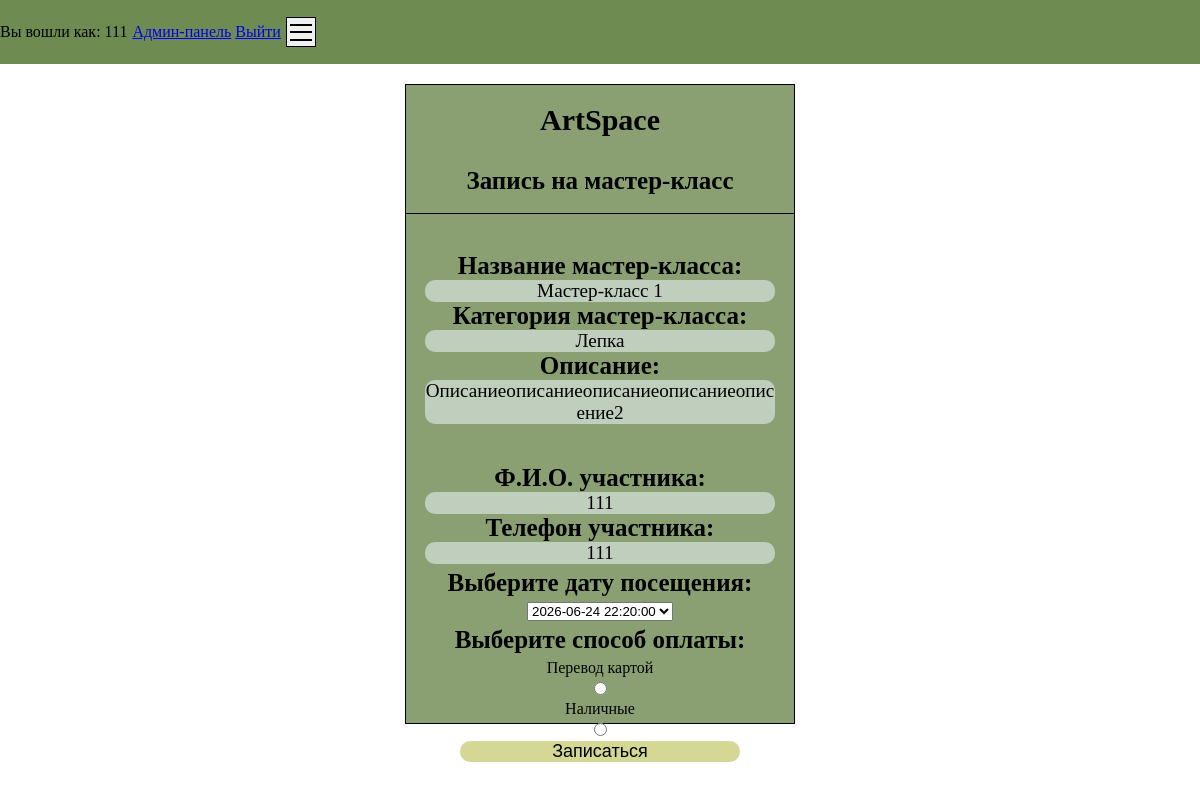
The page /requestPage.php?id=16 (signed in) on the database its author committed.
### tables this page shows
CREATE TABLE `masterclasses` (
  `id` int(11) NOT NULL,
  `title` varchar(255) NOT NULL,
  `description` text NOT NULL,
  `category_id` int(11) NOT NULL,
  `created_at` timestamp NOT NULL DEFAULT current_timestamp()
);

CREATE TABLE `categories` (
  `id` int(11) NOT NULL,
  `categorytitle` varchar(255) NOT NULL,
  `created_at` timestamp NOT NULL DEFAULT current_timestamp()
);

### requestPage.php (the view, shortened to what this page needs)
<?php
require_once 'database/dbconnect.php';
$mClassId = $_GET['id'];
$mClassSql = "SELECT
    m.id,
    m.title,
    m.description,
    c.categorytitle,
    GROUP_CONCAT(d.date SEPARATOR '|') AS all_dates
FROM masterclasses m
JOIN categories c ON m.category_id = c.id
LEFT JOIN dates d ON m.id = d.masterclass_id
WHERE m.id = ?
GROUP BY m.id
";
$mClassStmt = $conn->prepare($mClassSql);
$mClassStmt->execute([$mClassId]);
$mClass = $mClassStmt->fetch(PDO::FETCH_ASSOC);
$dates = explode('|', $mClass['all_dates']);
?>
<!DOCTYPE html>
<html lang="en">
<head>
    <link rel="stylesheet" href="css/requestPage.css">
    <link rel="stylesheet" href="css/burgerMenu.css">
</head>
<body>
    <header>
        <p>Вы вошли как: <?=$_SESSION['user']['userLogin']?></p>
        <div class="headerInfo">
            <?php if ($_SESSION['user']['userRole'] == 'admin'): ?>
                <a href="adminPanel.php">Админ-панель</a>
            <?php endif; ?>
            <a href="php/logOut.php">Выйти</a>
        </div>
    </header>
    <div id="Wrap">
        <div id="title">
            <h1>ArtSpace</h1>
            <h2>Запись на мастер-класс</h2>
        </div>
        <form action="php/addRequest.php?id=<?=$mClassId?>" method="POST" id="form">
            <div class="formInner">
            <div class="mClassInfo">
                <h2>Название мастер-класса:</h2>
                <p><?= $mClass['title']; ?></p>
                <h2>Категория мастер-класса:</h2>
                <p><?= $mClass['categorytitle'] ?></p>
                <h2>Описание:</h2>
                <p><?= $mClass['description']?></p>
            </div>
            <div class="userInfo">
                <h2>Ф.И.О. участника:</h2>
                <p><?= $_SESSION['user']['userFio']?></p>
                <h2>Телефон участника:</h2>
                <p><?= $_SESSION['user']['userPhone']?></p>
            </div>
            <h2>Выберите дату посещения:</h2>
            <div class="dates">
                <select name="votedDate" id="">
                       <?php for ($i=0; $i < count($dates); $i++): ?>
                    <option value="<?=$dates[$i]?>"><?=$dates[$i]?></option>
                <?php endfor;?>
                </select>
            </div>
            <h2>Выберите способ оплаты:</h2>
            <label for="transfer">Перевод картой</label>
            <input type="radio" name="payment" id="transfer" value="transfer" required>
            <label for="cash">Наличные</label>
            <input type="radio" name="payment" id="cash" value="cash" required>
            <input type="submit" value="Записаться">
            </div>
        </form>
    </div>
</body>
</html>

### css/requestPage.css (style rules this page uses)
* { margin: 0; padding: 0; box-sizing: border-box; }
body { display: flex; flex-direction: column; background-color: rgb(255, 255, 255); width: 100vw; height: 100vh; align-items: center; gap: 20px; }
header { width: 100vw; height: 8vh; display: flex; justify-content: flex-start; align-items: center; text-align: center; background-color: rgb(110, 139, 82); gap: 5px; }
#Wrap { max-width: 390px; max-height: 844px; width: 95vw; height: 80vh; display: flex; flex-direction: column; justify-self: center; border: 1px solid; justify-content: center; text-align: center; background-color: rgb(138, 160, 115); }
h1 { font-size: 30px; }
h2 { font-size: 25px; }
#title { display: flex; flex-direction: column; width: 100%; height: 150px; gap: 30px; justify-content: center; align-items: center; }
#form { width: 100%; height: 80%; border-top: 1px solid; justify-self: center; align-self: center; display: flex; flex-direction: column; gap: 5px; transition: border 0.2s linear; padding-top: 10%; }
.mClassInfo { display: flex; flex-direction: column; width: 100%; }
.mClassInfo > p { background-color: rgba(240, 248, 255, 0.534); border-radius: 10px; width: 100%; justify-self: center; font-size: larger; white-space: normal; word-break: break-word; }
.userInfo { display: flex; flex-direction: column; width: 100%; margin-top: 10%; }
.userInfo > p { background-color: rgba(240, 248, 255, 0.534); border-radius: 10px; width: 100%; justify-self: center; font-size: larger; white-space: normal; word-break: break-word; }
#form > .formInner { display: flex; flex-direction: column; width: 90%; height: 70%; align-self: center; align-items: center; gap: 5px; }
.dates { display: flex; flex-direction: row; }
.formInner > input[type="submit"] { width: 80%; height: 25%; margin-top: auto; margin-bottom: auto; border: none; border-radius: 10px; font-size: 18px; transition: all 0.3s ease; background-color: rgb(212, 216, 148); }

### rows shown on the page
masterclasses: title "Мастер-класс 1", category.categorytitle "Лепка", description "Описаниеописаниеописаниеописаниеописение2"

### other values the page prints
$_SESSION['user']['userLogin'] "111"
$_SESSION['user']['userFio'] "111"
$_SESSION['user']['userPhone'] "111"
form field votedDate "2026-06-24 22:20:00"
